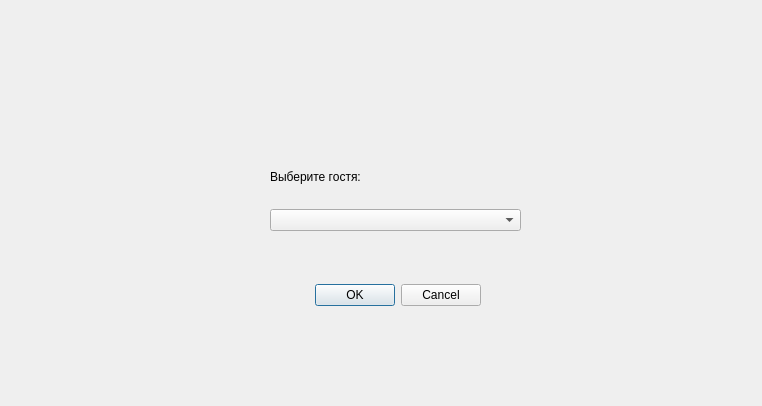
<?xml version="1.0" encoding="UTF-8"?>
<ui version="4.0">
 <class>DeleteGuestDialog</class>
 <widget class="QDialog" name="DeleteGuestDialog">
  <property name="geometry">
   <rect>
    <x>0</x>
    <y>0</y>
    <width>762</width>
    <height>406</height>
   </rect>
  </property>
  <property name="windowTitle">
   <string>Dialog</string>
  </property>
  <widget class="QDialogButtonBox" name="buttonBox">
   <property name="geometry">
    <rect>
     <x>310</x>
     <y>280</y>
     <width>171</width>
     <height>31</height>
    </rect>
   </property>
   <property name="orientation">
    <enum>Qt::Orientation::Horizontal</enum>
   </property>
   <property name="standardButtons">
    <set>QDialogButtonBox::StandardButton::Cancel|QDialogButtonBox::StandardButton::Ok</set>
   </property>
  </widget>
  <widget class="QWidget" name="">
   <property name="geometry">
    <rect>
     <x>270</x>
     <y>150</y>
     <width>251</width>
     <height>81</height>
    </rect>
   </property>
   <layout class="QVBoxLayout" name="verticalLayout">
    <item>
     <widget class="QLabel" name="label">
      <property name="text">
       <string>Выберите гостя:</string>
      </property>
     </widget>
    </item>
    <item>
     <widget class="QComboBox" name="guestCombo"/>
    </item>
   </layout>
  </widget>
 </widget>
 <resources/>
 <connections>
  <connection>
   <sender>buttonBox</sender>
   <signal>accepted()</signal>
   <receiver>DeleteGuestDialog</receiver>
   <slot>accept()</slot>
   <hints>
    <hint type="sourcelabel">
     <x>248</x>
     <y>254</y>
    </hint>
    <hint type="destinationlabel">
     <x>157</x>
     <y>274</y>
    </hint>
   </hints>
  </connection>
  <connection>
   <sender>buttonBox</sender>
   <signal>rejected()</signal>
   <receiver>DeleteGuestDialog</receiver>
   <slot>reject()</slot>
   <hints>
    <hint type="sourcelabel">
     <x>316</x>
     <y>260</y>
    </hint>
    <hint type="destinationlabel">
     <x>286</x>
     <y>274</y>
    </hint>
   </hints>
  </connection>
 </connections>
</ui>
